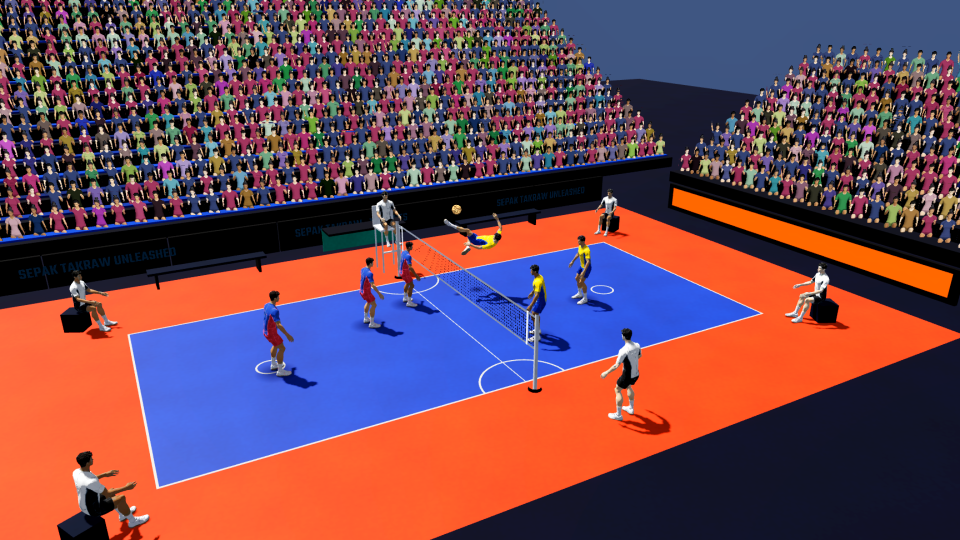
#> input picture takraw-game/store/graphics/feature_src.png, 1920 x 1080 px (shown at 1/2 size)
$ python make_feature.py
#> lines starting #> are read from the running program, lines starting #| are printed output that depends on the picture
#!/usr/bin/env python3
"""Make the store's feature graphic (store/graphics/feature-1024x500.png): the roll spike from a real match
(store/graphics/feature_src.png, written by tools/store/store_shots.tscn without the scoreboard), the game's name
and its line, on the menus' navy.

Usage: python3 tools/store/make_feature.py   (needs Pillow)
"""
import pathlib

from PIL import Image, ImageDraw, ImageFilter, ImageFont

ROOT = pathlib.Path(__file__).resolve().parents[2]
W, H = 1024, 500


def main():
    src = Image.open(ROOT / "store/graphics/feature_src.png").convert("RGB")
    # The action: the middle of the frame, around the net.
    sw, sh = src.size
#> sw = 1920; sh = 1080
    crop_w = int(sh * W / H * 0.62)
#> crop_w = 1371
    cx = sw // 2
#> cx = 960
    box = (cx - crop_w // 2 - int(sw * 0.13), int(sh * 0.12), cx + crop_w // 2 - int(sw * 0.13), int(sh * 0.12) + int(crop_w * H / W))
#> box = (26, 129, 1396, 798)
    pic = src.crop(box).resize((W, H), Image.LANCZOS)
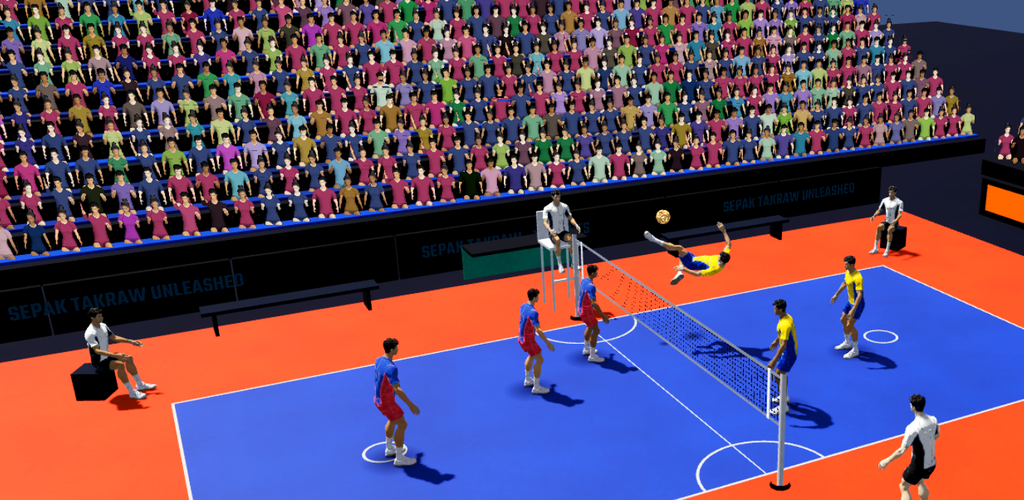
#> pic: PIL image 1024x500 RGB; mean R, G, B 96.9, 72.3, 99.8
    # Navy shading from the left, under the words.
    shade = Image.new("RGBA", (W, H), (0, 0, 0, 0))
#> shade: PIL image 1024x500 RGBA; every value is 0
    px = shade.load()
    for x in range(W):
        a = int(max(0.0, 1.0 - x / (W * 0.62)) ** 1.4 * 235)
        for y in range(H):
            px[x, y] = (12, 26, 41, a)
    img = pic.convert("RGBA")
    img.alpha_composite(shade)
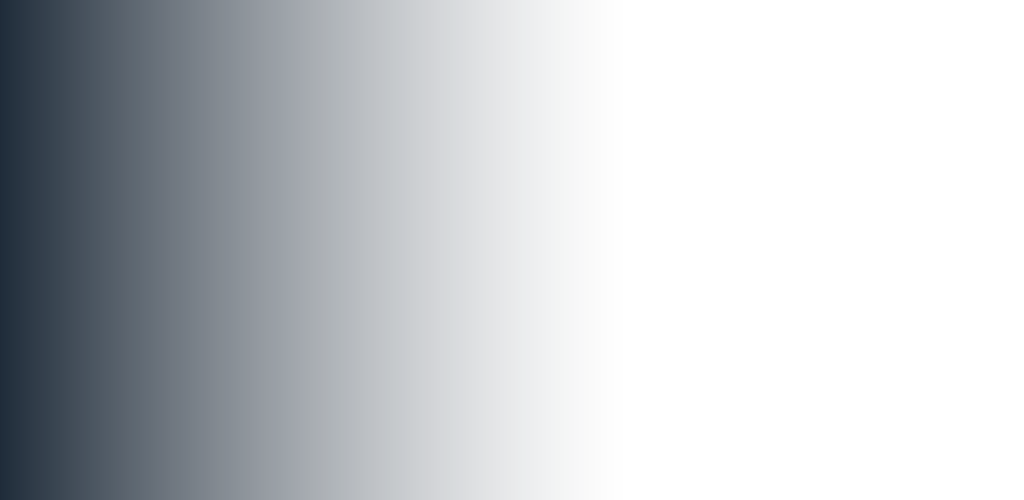
#> shade: PIL image 1024x500 RGBA; mean R, G, B, A 12, 26, 41, 60.5; transparent parts drawn white
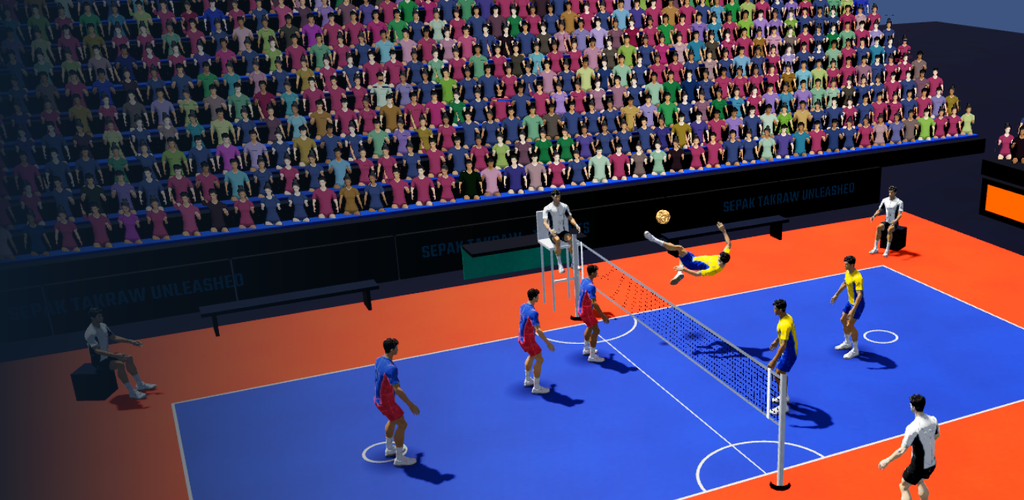
#> img: PIL image 1024x500 RGBA; mean R, G, B, A 75.5, 62.6, 91.3, 255
    d = ImageDraw.Draw(img)
    teko = str(ROOT / "fonts/Teko.ttf")
    title = ImageFont.truetype(teko, 120)
#> (the run stopped early here; a loop or call above may not have finished)
